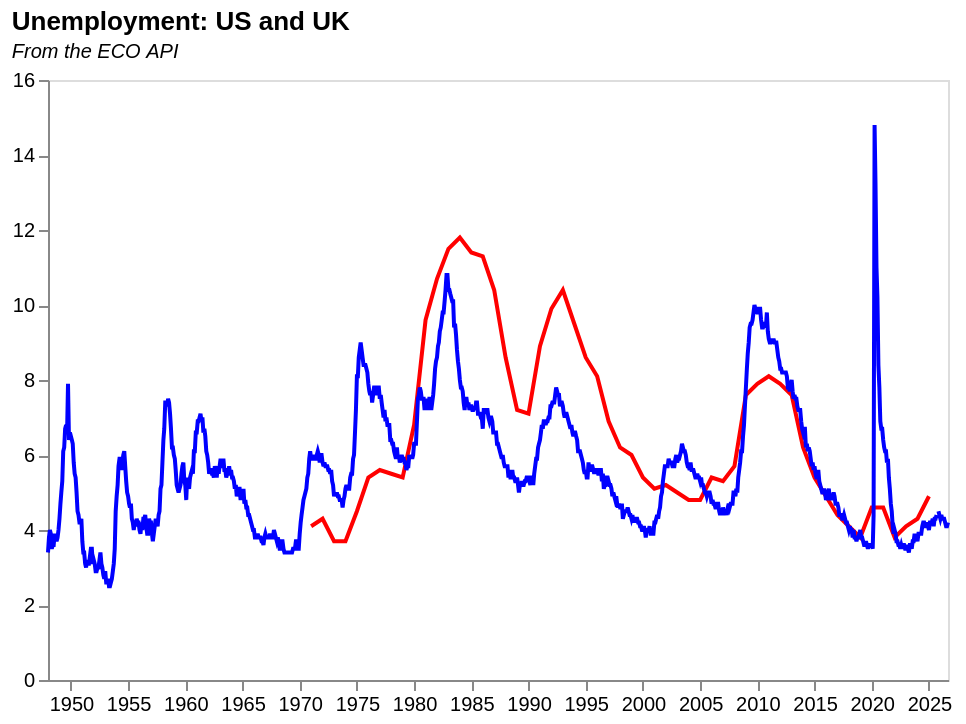

The Vega-Lite source for this figure:
### Vega-Lite specification from a JSON file in a GitHub repository (floating-point values rounded to 4 significant figures; data arrays with more than 128 entries replaced by an {"elided": "..."} marker saying what was removed)
{"$schema": "https://vega.github.io/schema/vega-lite/v5.json", "description": "Chart that uses repeated layers to make multiple calls to an API", "title": {"text": "Unemployment: US and UK", "subtitle": "From the ECO API", "subtitleFontStyle": "italic", "subtitleFontSize": 10, "anchor": "start", "color": "black"}, "height": 300, "width": 450, "encoding": {"x": {"field": "date", "type": "temporal", "title": null, "axis": {"grid": false}}, "y": {"field": "value", "type": "quantitative", "title": null, "axis": {"grid": false}}}, "layer": [{"data": {"values": [{"date": "1971", "value": "4.1", "label": "1971", "year": "1971", "month": "", "quarter": "", "sourceDataset": "LMS", "updateDate": "2015-10-13T23:00:00.000Z"}, {"date": "1972", "value": "4.3", "label": "1972", "year": "1972", "month": "", "quarter": "", "sourceDataset": "LMS", "updateDate": "2015-10-13T23:00:00.000Z"}, {"date": "1973", "value": "3.7", "label": "1973", "year": "1973", "month": "", "quarter": "", "sourceDataset": "LMS", "updateDate": "2015-10-13T23:00:00.000Z"}, {"date": "1974", "value": "3.7", "label": "1974", "year": "1974", "month": "", "quarter": "", "sourceDataset": "LMS", "updateDate": "2015-10-13T23:00:00.000Z"}, {"date": "1975", "value": "4.5", "label": "1975", "year": "1975", "month": "", "quarter": "", "sourceDataset": "LMS", "updateDate": "2015-10-13T23:00:00.000Z"}, {"date": "1976", "value": "5.4", "label": "1976", "year": "1976", "month": "", "quarter": "", "sourceDataset": "LMS", "updateDate": "2015-10-13T23:00:00.000Z"}, {"date": "1977", "value": "5.6", "label": "1977", "year": "1977", "month": "", "quarter": "", "sourceDataset": "LMS", "updateDate": "2015-10-13T23:00:00.000Z"}, {"date": "1978", "value": "5.5", "label": "1978", "year": "1978", "month": "", "quarter": "", "sourceDataset": "LMS", "updateDate": "2015-10-13T23:00:00.000Z"}, {"date": "1979", "value": "5.4", "label": "1979", "year": "1979", "month": "", "quarter": "", "sourceDataset": "LMS", "updateDate": "2015-10-13T23:00:00.000Z"}, {"date": "1980", "value": "6.8", "label": "1980", "year": "1980", "month": "", "quarter": "", "sourceDataset": "LMS", "updateDate": "2015-10-13T23:00:00.000Z"}, {"date": "1981", "value": "9.6", "label": "1981", "year": "1981", "month": "", "quarter": "", "sourceDataset": "LMS", "updateDate": "2015-10-13T23:00:00.000Z"}, {"date": "1982", "value": "10.7", "label": "1982", "year": "1982", "month": "", "quarter": "", "sourceDataset": "LMS", "updateDate": "2015-10-13T23:00:00.000Z"}, {"date": "1983", "value": "11.5", "label": "1983", "year": "1983", "month": "", "quarter": "", "sourceDataset": "LMS", "updateDate": "2015-10-13T23:00:00.000Z"}, {"date": "1984", "value": "11.8", "label": "1984", "year": "1984", "month": "", "quarter": "", "sourceDataset": "LMS", "updateDate": "2015-10-13T23:00:00.000Z"}, {"date": "1985", "value": "11.4", "label": "1985", "year": "1985", "month": "", "quarter": "", "sourceDataset": "LMS", "updateDate": "2015-10-13T23:00:00.000Z"}, {"date": "1986", "value": "11.3", "label": "1986", "year": "1986", "month": "", "quarter": "", "sourceDataset": "LMS", "updateDate": "2015-10-13T23:00:00.000Z"}, {"date": "1987", "value": "10.4", "label": "1987", "year": "1987", "month": "", "quarter": "", "sourceDataset": "LMS", "updateDate": "2015-10-13T23:00:00.000Z"}, {"date": "1988", "value": "8.6", "label": "1988", "year": "1988", "month": "", "quarter": "", "sourceDataset": "LMS", "updateDate": "2015-10-13T23:00:00.000Z"}, {"date": "1989", "value": "7.2", "label": "1989", "year": "1989", "month": "", "quarter": "", "sourceDataset": "LMS", "updateDate": "2015-10-13T23:00:00.000Z"}, {"date": "1990", "value": "7.1", "label": "1990", "year": "1990", "month": "", "quarter": "", "sourceDataset": "LMS", "updateDate": "2015-10-13T23:00:00.000Z"}, {"date": "1991", "value": "8.9", "label": "1991", "year": "1991", "month": "", "quarter": "", "sourceDataset": "LMS", "updateDate": "2015-10-13T23:00:00.000Z"}, {"date": "1992", "value": "9.9", "label": "1992", "year": "1992", "month": "", "quarter": "", "sourceDataset": "LMS", "updateDate": "2015-10-13T23:00:00.000Z"}, {"date": "1993", "value": "10.4", "label": "1993", "year": "1993", "month": "", "quarter": "", "sourceDataset": "LMS", "updateDate": "2015-10-13T23:00:00.000Z"}, {"date": "1994", "value": "9.5", "label": "1994", "year": "1994", "month": "", "quarter": "", "sourceDataset": "LMS", "updateDate": "2015-10-13T23:00:00.000Z"}, {"date": "1995", "value": "8.6", "label": "1995", "year": "1995", "month": "", "quarter": "", "sourceDataset": "LMS", "updateDate": "2015-10-13T23:00:00.000Z"}, {"date": "1996", "value": "8.1", "label": "1996", "year": "1996", "month": "", "quarter": "", "sourceDataset": "LMS", "updateDate": "2015-10-13T23:00:00.000Z"}, {"date": "1997", "value": "6.9", "label": "1997", "year": "1997", "month": "", "quarter": "", "sourceDataset": "LMS", "updateDate": "2015-10-13T23:00:00.000Z"}, {"date": "1998", "value": "6.2", "label": "1998", "year": "1998", "month": "", "quarter": "", "sourceDataset": "LMS", "updateDate": "2015-10-13T23:00:00.000Z"}, {"date": "1999", "value": "6.0", "label": "1999", "year": "1999", "month": "", "quarter": "", "sourceDataset": "LMS", "updateDate": "2015-10-13T23:00:00.000Z"}, {"date": "2000", "value": "5.4", "label": "2000", "year": "2000", "month": "", "quarter": "", "sourceDataset": "LMS", "updateDate": "2015-10-13T23:00:00.000Z"}, {"date": "2001", "value": "5.1", "label": "2001", "year": "2001", "month": "", "quarter": "", "sourceDataset": "LMS", "updateDate": "2015-10-13T23:00:00.000Z"}, {"date": "2002", "value": "5.2", "label": "2002", "year": "2002", "month": "", "quarter": "", "sourceDataset": "LMS", "updateDate": "2015-10-13T23:00:00.000Z"}, {"date": "2003", "value": "5.0", "label": "2003", "year": "2003", "month": "", "quarter": "", "sourceDataset": "LMS", "updateDate": "2015-10-13T23:00:00.000Z"}, {"date": "2004", "value": "4.8", "label": "2004", "year": "2004", "month": "", "quarter": "", "sourceDataset": "LMS", "updateDate": "2015-10-13T23:00:00.000Z"}, {"date": "2005", "value": "4.8", "label": "2005", "year": "2005", "month": "", "quarter": "", "sourceDataset": "LMS", "updateDate": "2015-10-13T23:00:00.000Z"}, {"date": "2006", "value": "5.4", "label": "2006", "year": "2006", "month": "", "quarter": "", "sourceDataset": "LMS", "updateDate": "2015-10-13T23:00:00.000Z"}, {"date": "2007", "value": "5.3", "label": "2007", "year": "2007", "month": "", "quarter": "", "sourceDataset": "LMS", "updateDate": "2015-10-13T23:00:00.000Z"}, {"date": "2008", "value": "5.7", "label": "2008", "year": "2008", "month": "", "quarter": "", "sourceDataset": "LMS", "updateDate": "2015-10-13T23:00:00.000Z"}, {"date": "2009", "value": "7.6", "label": "2009", "year": "2009", "month": "", "quarter": "", "sourceDataset": "LMS", "updateDate": "2015-10-13T23:00:00.000Z"}, {"date": "2010", "value": "7.9", "label": "2010", "year": "2010", "month": "", "quarter": "", "sourceDataset": "LMS", "updateDate": "2015-10-13T23:00:00.000Z"}, {"date": "2011", "value": "8.1", "label": "2011", "year": "2011", "month": "", "quarter": "", "sourceDataset": "LMS", "updateDate": "2015-10-13T23:00:00.000Z"}, {"date": "2012", "value": "7.9", "label": "2012", "year": "2012", "month": "", "quarter": "", "sourceDataset": "LMS", "updateDate": "2024-12-17T00:00:00.000Z"}, {"date": "2013", "value": "7.6", "label": "2013", "year": "2013", "month": "", "quarter": "", "sourceDataset": "LMS", "updateDate": "2015-10-13T23:00:00.000Z"}, {"date": "2014", "value": "6.2", "label": "2014", "year": "2014", "month": "", "quarter": "", "sourceDataset": "LMS", "updateDate": "2015-10-13T23:00:00.000Z"}, {"date": "2015", "value": "5.4", "label": "2015", "year": "2015", "month": "", "quarter": "", "sourceDataset": "LMS", "updateDate": "2016-03-16T09:30:00.000Z"}, {"date": "2016", "value": "4.9", "label": "2016", "year": "2016", "month": "", "quarter": "", "sourceDataset": "LMS", "updateDate": "2017-02-15T00:00:00.000Z"}, {"date": "2017", "value": "4.4", "label": "2017", "year": "2017", "month": "", "quarter": "", "sourceDataset": "LMS", "updateDate": "2018-02-21T00:00:00.000Z"}, {"date": "2018", "value": "4.1", "label": "2018", "year": "2018", "month": "", "quarter": "", "sourceDataset": "LMS", "updateDate": "2024-12-17T00:00:00.000Z"}, {"date": "2019", "value": "3.8", "label": "2019", "year": "2019", "month": "", "quarter": "", "sourceDataset": "LMS", "updateDate": "2024-12-17T00:00:00.000Z"}, {"date": "2020", "value": "4.6", "label": "2020", "year": "2020", "month": "", "quarter": "", "sourceDataset": "LMS", "updateDate": "2024-12-17T00:00:00.000Z"}, {"date": "2021", "value": "4.6", "label": "2021", "year": "2021", "month": "", "quarter": "", "sourceDataset": "LMS", "updateDate": "2024-02-13T00:00:00.000Z"}, {"date": "2022", "value": "3.8", "label": "2022", "year": "2022", "month": "", "quarter": "", "sourceDataset": "LMS", "updateDate": "2024-12-17T00:00:00.000Z"}, {"date": "2023", "value": "4.1", "label": "2023", "year": "2023", "month": "", "quarter": "", "sourceDataset": "LMS", "updateDate": "2024-12-17T00:00:00.000Z"}, {"date": "2024", "value": "4.3", "label": "2024", "year": "2024", "month": "", "quarter": "", "sourceDataset": "LMS", "updateDate": "2025-02-18T00:00:00.000Z"}, {"date": "2025", "value": "4.9", "label": "2025", "year": "2025", "month": "", "quarter": "", "sourceDataset": "LMS", "updateDate": "2026-07-20T23:00:00.000Z"}]}, "mark": {"type": "line", "color": "red"}}, {"data": {"values": {"elided": "945 records"}}, "mark": {"type": "line", "color": "blue"}}], "data": {"values": [{"date": "1971", "value": "4.1", "label": "1971", "year": "1971", "month": "", "quarter": "", "sourceDataset": "LMS", "updateDate": "2015-10-13T23:00:00.000Z"}, {"date": "1972", "value": "4.3", "label": "1972", "year": "1972", "month": "", "quarter": "", "sourceDataset": "LMS", "updateDate": "2015-10-13T23:00:00.000Z"}, {"date": "1973", "value": "3.7", "label": "1973", "year": "1973", "month": "", "quarter": "", "sourceDataset": "LMS", "updateDate": "2015-10-13T23:00:00.000Z"}, {"date": "1974", "value": "3.7", "label": "1974", "year": "1974", "month": "", "quarter": "", "sourceDataset": "LMS", "updateDate": "2015-10-13T23:00:00.000Z"}, {"date": "1975", "value": "4.5", "label": "1975", "year": "1975", "month": "", "quarter": "", "sourceDataset": "LMS", "updateDate": "2015-10-13T23:00:00.000Z"}, {"date": "1976", "value": "5.4", "label": "1976", "year": "1976", "month": "", "quarter": "", "sourceDataset": "LMS", "updateDate": "2015-10-13T23:00:00.000Z"}, {"date": "1977", "value": "5.6", "label": "1977", "year": "1977", "month": "", "quarter": "", "sourceDataset": "LMS", "updateDate": "2015-10-13T23:00:00.000Z"}, {"date": "1978", "value": "5.5", "label": "1978", "year": "1978", "month": "", "quarter": "", "sourceDataset": "LMS", "updateDate": "2015-10-13T23:00:00.000Z"}, {"date": "1979", "value": "5.4", "label": "1979", "year": "1979", "month": "", "quarter": "", "sourceDataset": "LMS", "updateDate": "2015-10-13T23:00:00.000Z"}, {"date": "1980", "value": "6.8", "label": "1980", "year": "1980", "month": "", "quarter": "", "sourceDataset": "LMS", "updateDate": "2015-10-13T23:00:00.000Z"}, {"date": "1981", "value": "9.6", "label": "1981", "year": "1981", "month": "", "quarter": "", "sourceDataset": "LMS", "updateDate": "2015-10-13T23:00:00.000Z"}, {"date": "1982", "value": "10.7", "label": "1982", "year": "1982", "month": "", "quarter": "", "sourceDataset": "LMS", "updateDate": "2015-10-13T23:00:00.000Z"}, {"date": "1983", "value": "11.5", "label": "1983", "year": "1983", "month": "", "quarter": "", "sourceDataset": "LMS", "updateDate": "2015-10-13T23:00:00.000Z"}, {"date": "1984", "value": "11.8", "label": "1984", "year": "1984", "month": "", "quarter": "", "sourceDataset": "LMS", "updateDate": "2015-10-13T23:00:00.000Z"}, {"date": "1985", "value": "11.4", "label": "1985", "year": "1985", "month": "", "quarter": "", "sourceDataset": "LMS", "updateDate": "2015-10-13T23:00:00.000Z"}, {"date": "1986", "value": "11.3", "label": "1986", "year": "1986", "month": "", "quarter": "", "sourceDataset": "LMS", "updateDate": "2015-10-13T23:00:00.000Z"}, {"date": "1987", "value": "10.4", "label": "1987", "year": "1987", "month": "", "quarter": "", "sourceDataset": "LMS", "updateDate": "2015-10-13T23:00:00.000Z"}, {"date": "1988", "value": "8.6", "label": "1988", "year": "1988", "month": "", "quarter": "", "sourceDataset": "LMS", "updateDate": "2015-10-13T23:00:00.000Z"}, {"date": "1989", "value": "7.2", "label": "1989", "year": "1989", "month": "", "quarter": "", "sourceDataset": "LMS", "updateDate": "2015-10-13T23:00:00.000Z"}, {"date": "1990", "value": "7.1", "label": "1990", "year": "1990", "month": "", "quarter": "", "sourceDataset": "LMS", "updateDate": "2015-10-13T23:00:00.000Z"}, {"date": "1991", "value": "8.9", "label": "1991", "year": "1991", "month": "", "quarter": "", "sourceDataset": "LMS", "updateDate": "2015-10-13T23:00:00.000Z"}, {"date": "1992", "value": "9.9", "label": "1992", "year": "1992", "month": "", "quarter": "", "sourceDataset": "LMS", "updateDate": "2015-10-13T23:00:00.000Z"}, {"date": "1993", "value": "10.4", "label": "1993", "year": "1993", "month": "", "quarter": "", "sourceDataset": "LMS", "updateDate": "2015-10-13T23:00:00.000Z"}, {"date": "1994", "value": "9.5", "label": "1994", "year": "1994", "month": "", "quarter": "", "sourceDataset": "LMS", "updateDate": "2015-10-13T23:00:00.000Z"}, {"date": "1995", "value": "8.6", "label": "1995", "year": "1995", "month": "", "quarter": "", "sourceDataset": "LMS", "updateDate": "2015-10-13T23:00:00.000Z"}, {"date": "1996", "value": "8.1", "label": "1996", "year": "1996", "month": "", "quarter": "", "sourceDataset": "LMS", "updateDate": "2015-10-13T23:00:00.000Z"}, {"date": "1997", "value": "6.9", "label": "1997", "year": "1997", "month": "", "quarter": "", "sourceDataset": "LMS", "updateDate": "2015-10-13T23:00:00.000Z"}, {"date": "1998", "value": "6.2", "label": "1998", "year": "1998", "month": "", "quarter": "", "sourceDataset": "LMS", "updateDate": "2015-10-13T23:00:00.000Z"}, {"date": "1999", "value": "6.0", "label": "1999", "year": "1999", "month": "", "quarter": "", "sourceDataset": "LMS", "updateDate": "2015-10-13T23:00:00.000Z"}, {"date": "2000", "value": "5.4", "label": "2000", "year": "2000", "month": "", "quarter": "", "sourceDataset": "LMS", "updateDate": "2015-10-13T23:00:00.000Z"}, {"date": "2001", "value": "5.1", "label": "2001", "year": "2001", "month": "", "quarter": "", "sourceDataset": "LMS", "updateDate": "2015-10-13T23:00:00.000Z"}, {"date": "2002", "value": "5.2", "label": "2002", "year": "2002", "month": "", "quarter": "", "sourceDataset": "LMS", "updateDate": "2015-10-13T23:00:00.000Z"}, {"date": "2003", "value": "5.0", "label": "2003", "year": "2003", "month": "", "quarter": "", "sourceDataset": "LMS", "updateDate": "2015-10-13T23:00:00.000Z"}, {"date": "2004", "value": "4.8", "label": "2004", "year": "2004", "month": "", "quarter": "", "sourceDataset": "LMS", "updateDate": "2015-10-13T23:00:00.000Z"}, {"date": "2005", "value": "4.8", "label": "2005", "year": "2005", "month": "", "quarter": "", "sourceDataset": "LMS", "updateDate": "2015-10-13T23:00:00.000Z"}, {"date": "2006", "value": "5.4", "label": "2006", "year": "2006", "month": "", "quarter": "", "sourceDataset": "LMS", "updateDate": "2015-10-13T23:00:00.000Z"}, {"date": "2007", "value": "5.3", "label": "2007", "year": "2007", "month": "", "quarter": "", "sourceDataset": "LMS", "updateDate": "2015-10-13T23:00:00.000Z"}, {"date": "2008", "value": "5.7", "label": "2008", "year": "2008", "month": "", "quarter": "", "sourceDataset": "LMS", "updateDate": "2015-10-13T23:00:00.000Z"}, {"date": "2009", "value": "7.6", "label": "2009", "year": "2009", "month": "", "quarter": "", "sourceDataset": "LMS", "updateDate": "2015-10-13T23:00:00.000Z"}, {"date": "2010", "value": "7.9", "label": "2010", "year": "2010", "month": "", "quarter": "", "sourceDataset": "LMS", "updateDate": "2015-10-13T23:00:00.000Z"}, {"date": "2011", "value": "8.1", "label": "2011", "year": "2011", "month": "", "quarter": "", "sourceDataset": "LMS", "updateDate": "2015-10-13T23:00:00.000Z"}, {"date": "2012", "value": "7.9", "label": "2012", "year": "2012", "month": "", "quarter": "", "sourceDataset": "LMS", "updateDate": "2024-12-17T00:00:00.000Z"}, {"date": "2013", "value": "7.6", "label": "2013", "year": "2013", "month": "", "quarter": "", "sourceDataset": "LMS", "updateDate": "2015-10-13T23:00:00.000Z"}, {"date": "2014", "value": "6.2", "label": "2014", "year": "2014", "month": "", "quarter": "", "sourceDataset": "LMS", "updateDate": "2015-10-13T23:00:00.000Z"}, {"date": "2015", "value": "5.4", "label": "2015", "year": "2015", "month": "", "quarter": "", "sourceDataset": "LMS", "updateDate": "2016-03-16T09:30:00.000Z"}, {"date": "2016", "value": "4.9", "label": "2016", "year": "2016", "month": "", "quarter": "", "sourceDataset": "LMS", "updateDate": "2017-02-15T00:00:00.000Z"}, {"date": "2017", "value": "4.4", "label": "2017", "year": "2017", "month": "", "quarter": "", "sourceDataset": "LMS", "updateDate": "2018-02-21T00:00:00.000Z"}, {"date": "2018", "value": "4.1", "label": "2018", "year": "2018", "month": "", "quarter": "", "sourceDataset": "LMS", "updateDate": "2024-12-17T00:00:00.000Z"}, {"date": "2019", "value": "3.8", "label": "2019", "year": "2019", "month": "", "quarter": "", "sourceDataset": "LMS", "updateDate": "2024-12-17T00:00:00.000Z"}, {"date": "2020", "value": "4.6", "label": "2020", "year": "2020", "month": "", "quarter": "", "sourceDataset": "LMS", "updateDate": "2024-12-17T00:00:00.000Z"}, {"date": "2021", "value": "4.6", "label": "2021", "year": "2021", "month": "", "quarter": "", "sourceDataset": "LMS", "updateDate": "2024-02-13T00:00:00.000Z"}, {"date": "2022", "value": "3.8", "label": "2022", "year": "2022", "month": "", "quarter": "", "sourceDataset": "LMS", "updateDate": "2024-12-17T00:00:00.000Z"}, {"date": "2023", "value": "4.1", "label": "2023", "year": "2023", "month": "", "quarter": "", "sourceDataset": "LMS", "updateDate": "2024-12-17T00:00:00.000Z"}, {"date": "2024", "value": "4.3", "label": "2024", "year": "2024", "month": "", "quarter": "", "sourceDataset": "LMS", "updateDate": "2025-02-18T00:00:00.000Z"}, {"date": "2025", "value": "4.9", "label": "2025", "year": "2025", "month": "", "quarter": "", "sourceDataset": "LMS", "updateDate": "2026-07-20T23:00:00.000Z"}]}}
